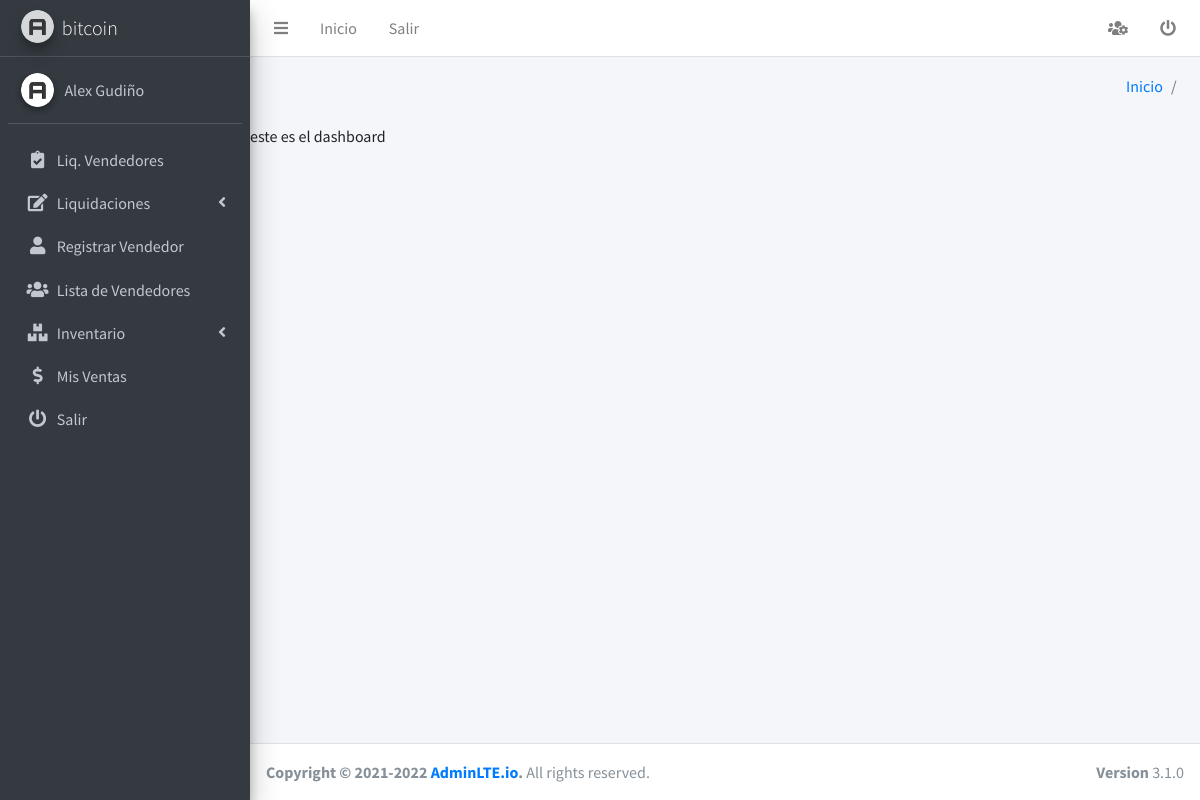
/dashboard/ (signed in), run on the app's committed database.
### usuario/models.py (models this page shows, shortened)
class User(AbstractUser):
    token = models.UUIDField(primary_key=False, editable=False,null=True, blank=True) # token que se crear cuando se reseta la contraseña
    class Meta:
        permissions = (
            ('add_seller', 'can add seller'),
            ('change_seller', 'can change seller'),
            ('del_seller', 'can delete seller'),
            ('view_seller', 'can view seller'),
            ('add_supervisor', 'can add supervisor'),
            ('change_supervisor', 'can change supervisor'),
            ('del_supervisor', 'can delete supervisor'),
            ('view_supervisor', 'can view supervisor'),
            )

class Profile(models.Model):
    GENRE_CHOICES = (
        ('m', 'Masculino'),
        ('f', 'Feminino'),
    )
    user = models.OneToOneField(User, on_delete=models.CASCADE, related_name='user_profile')
    distributor = models.ForeignKey(Distribuidora,on_delete=models.CASCADE, related_name='distributor')
    genre = models.CharField(max_length=1, choices=GENRE_CHOICES,blank = True, null=True, verbose_name="Genero")
    avatar = models.ImageField(upload_to='profiles',blank = True, null=True, verbose_name='Imagen de Perfil')
    phone_regex = RegexValidator(
        regex=r'^\+?1?\d{9,10}$', message="El número de teléfono debe ingresarse en el formato: '0999999999'. Se permiten hasta 10 dígitos.")
    phone = models.CharField(
        validators=[phone_regex],
        max_length=10,
        blank = True, null=True,
        verbose_name='Numero de Telefono')  # validators should be a list
    created = models.DateTimeField(auto_now_add=True)
    updated = models.DateTimeField(auto_now=True)
    def get_image(self):
        if self.avatar:
            return '{}{}'.format(MEDIA_URL, self.avatar)
        return '{}{}'.format(MEDIA_URL, 'empty.png')

class Distribuidora(models.Model):
    nombre = models.CharField(max_length=50)
    class Meta:
        db_table = 'distribuidora'
        verbose_name = 'distribuidora'
        verbose_name_plural = 'distribuidoras'
    def __str__(self):
        return self.nombre

### home/views.py (the view)
# urls.py: path('', IndexView.as_view(), name='dashboard'),
class IndexView(LoginRequiredMixin,TemplateView):
    template_name = 'home/dashboard.html'

### home/templates/home/dashboard.html
{% extends "home/base.html" %}
{% block contenedor %}
    <p>este es el dashboard</p>
{% endblock %}

### home/templates/home/sidebar.html (shortened to what this page needs)
{% load static %}
<aside class="main-sidebar sidebar-dark-primary elevation-4">
    <a href="{% url 'home:dashboard' %}" class="brand-link">
        <img src="{% static 'dist/img/AdminLTELogo.png' %}" alt="AdminLTE Logo"
            class="brand-image img-circle elevation-3" style="opacity: .8">
        <span class="brand-text font-weight-light">{{ user.user_profile.distributor }}</span>
    </a>
    <div class="sidebar">
        <div class="user-panel mt-3 pb-3 mb-3 d-flex">
            <div class="image">
                <img src="{{ user.user_profile.get_image }}" class="img-circle elevation-2" alt="User Image">
            </div>
            <div class="info">
                <a href="{% url 'user:perfil' %}" class="d-block">{{ user.first_name|title }} {{ user.last_name|title }} </a>
            </div>
        </div>
        <nav class="mt-2">
            <ul class="nav nav-pills nav-sidebar flex-column" data-widget="treeview" role="menu" data-accordion="false">
             {% include 'supervisor/sidebar.html' %}
             {% include 'vendedor/sidebar.html' %}
                <li class="nav-item">
                    <a href="{% url 'user:logout' %}" class="nav-link">
                        <i class="nav-icon fas fa-power-off"></i>
                        <p> Salir</p>
                    </a>
                </li>
            </ul>
        </nav>
    </div>
</aside>

### data on the page
User: user_profile.distributor "bitcoin", first_name "Alex", last_name "Gudiño"
